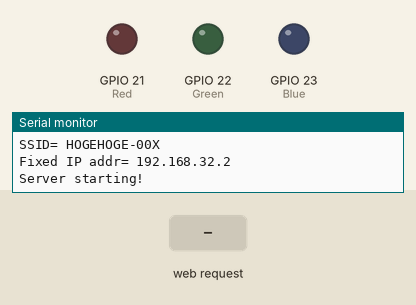
Simulated run of this sketch. Board: ESP32. On the bench: output pins drawn as LEDs (lit = HIGH), the last lines printed to the serial monitor. The test bench sets the inputs (shaded band).

Above: at 1.4 s.
1.5 s: HTTP request GET /R received
At 2.7 s:
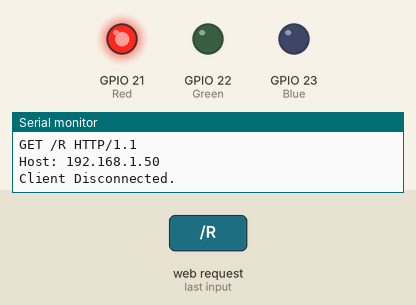
3.0 s: HTTP request GET /G received
At 3.9 s:
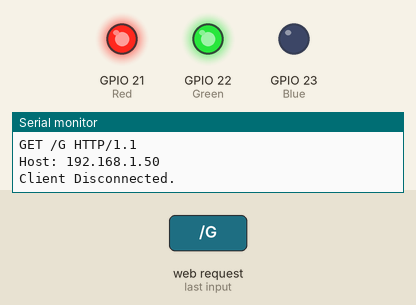
4.5 s: HTTP request GET /B received
At 5.0 s:
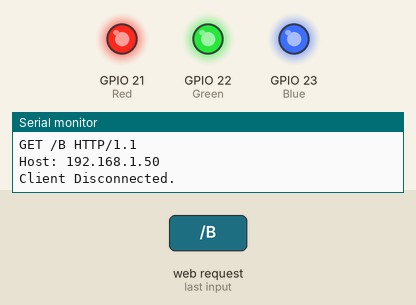
Timing chart, 0 to 7.5 s (numbered marks = the images above; inputs shaded):
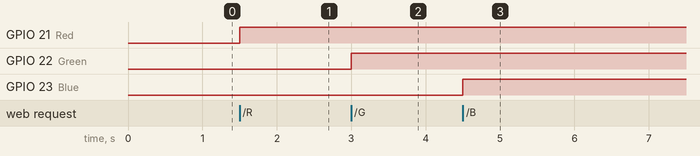

Measured:
- after the input at 1.5 s, GPIO 21 (Red): LOW → HIGH at once
- after the input at 3.0 s, GPIO 22 (Green): LOW → HIGH at once
- after the input at 4.5 s, GPIO 23 (Blue): LOW → HIGH at once

The sketch:

camera-sample.ino
```cpp
/********************************************************
 * Independent Access-Point - ESP32 simple example
 *        Initial version V.00 Sept.26 2020
 *                                   by Akira Tominaga
********************************************************/
#include "WiFi.h"
const char ssid[]  = "HOGEHOGE-00X";   // *** set any ssid ***
const char pass[] = "hoge00xpw";  // *** set any pw   ***
const IPAddress ip(192, 168, 32, 2);  // *** set any addr ***
const IPAddress subnet(255, 255, 255, 0);
WiFiServer server(80);
// ESP32 GPIO pin definitions (should not be #define)
gpio_num_t Red = GPIO_NUM_21;               // Red LED
gpio_num_t Green = GPIO_NUM_22;             // Green LED
gpio_num_t Blue = GPIO_NUM_23;              // Blue LED

void setup() { // ***** Arduino (ESP32) Setup *****
  Serial.begin(9600);
  pinMode(Red, OUTPUT);                     // Red pin as output
  digitalWrite(Red, LOW);
  pinMode(Green, OUTPUT);                   // Green pin as output
  digitalWrite(Green, LOW);
  pinMode(Blue, OUTPUT);                    // Blue pin as output
  digitalWrite(Blue, LOW);
  delay(100);

  WiFi.softAP(ssid, pass);
  delay(100);
  WiFi.softAPConfig(ip, ip, subnet);
  IPAddress myIP = WiFi.softAPIP();
  server.begin();
  Serial.print("SSID= ");
  Serial.println(ssid);
  Serial.print("Fixed IP addr= ");
  Serial.println(myIP);
  Serial.println("Server starting!");
}

void loop() { // ***** Arduino (ESP32) Loop *****
  WiFiClient client = server.available();
  if (client) {                             // if accessed
    Serial.println("Accessed");
    String inMsg = "";
    while (client.connected()) {            // loop while client connected
      if (client.available()) {             // if a message,
        char c = client.read();             // read each byte, and
        Serial.write(c);                    // write to Serial
        if (c == '\n') {                    // if  LF and
          if (inMsg.length() == 0) {        //  if new, send response
            client.println("HTTP/1.1 200 OK");
            client.println("Content-type:text/html");
            client.println();               // send NewLine
            client.print("-  Touch to switch LED on/off  -");
            client.print("Switch Red-on");
            client.print("Switch Green-on");
            client.print("Switch Blue-on");
            client.print("Switch Off");
            client.println();               // send another NewLine
            break;                          // go out of while loop
          } else {                          // if not new
            inMsg = "";                     // initialize inMsg
          }
        } else if (c != '\r') {             // when not (c == '\n') ,too
          inMsg += c;                       // add to inMsg
        }

        if (inMsg.endsWith("GET /R")) {
          digitalWrite(Red, HIGH);          // Red on
        }
        if (inMsg.endsWith("GET /G")) {
          digitalWrite(Green, HIGH);        // Green on
        }
        if (inMsg.endsWith("GET /B")) {
          digitalWrite(Blue, HIGH);         // Blue on
        }
        if (inMsg.endsWith("GET /F")) {
          digitalWrite(Red, LOW);           // Red off
          digitalWrite(Green, LOW);         // Green off
          digitalWrite(Blue, LOW);          // Blue off
        }
      } // end of (client.available())
    }  // end of (client.connected())
    client.stop();
    Serial.println("Client Disconnected.");
  } // end of (client)
}
// end of program
```
